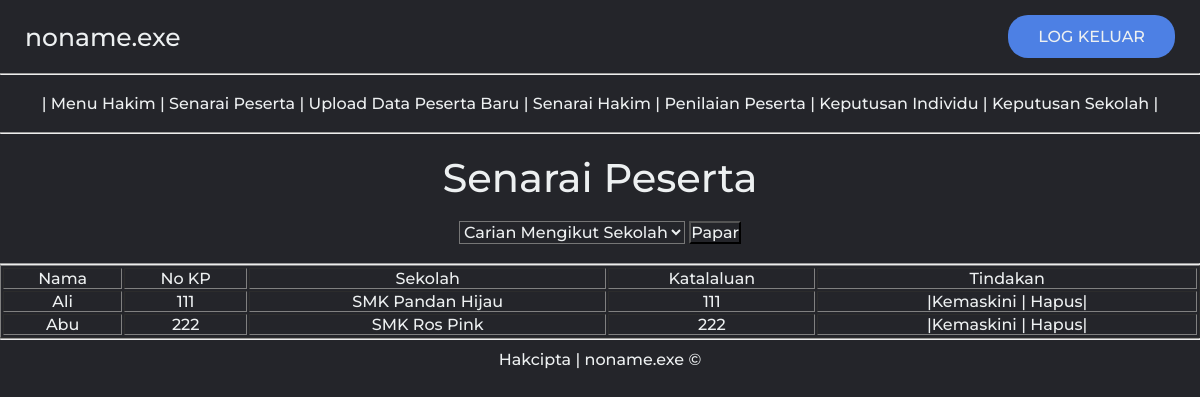
/senarai-peserta.php (signed in), run on the app's committed database.
### tables this page shows
CREATE TABLE `peserta` (
  `nama_peserta` varchar(60) DEFAULT NULL,
  `nokp_peserta` varchar(12) NOT NULL,
  `katalaluan_peserta` varchar(13) DEFAULT NULL,
  `kod_sekolah` varchar(7) DEFAULT NULL,
  `nokp_hakim` varchar(12) DEFAULT NULL,
  `mata` int(3) DEFAULT NULL
);

CREATE TABLE `sekolah` (
  `kod_sekolah` varchar(7) NOT NULL,
  `nama_sekolah` varchar(60) DEFAULT NULL
);

### senarai-peserta.php (the view, shortened to what this page needs)
<?php
include('header2.php');
include('fungsi.php');
?>
<br><h3>Senarai Peserta</h3><br>
<form action='' method='POST'>
	<select name='kod_sekolah'>
		<option selected value disabled>Carian Mengikut Sekolah</option>
	</select>
	<input type ='submit' value = 'Papar'>
</form><br><hr>
<table width='100%' border='1' id='saiz'>
	<tr>
		<td>Nama</td>
		<td>No KP</td>
		<td>Sekolah</td>
		<td>Katalaluan</td>
		<td>Tindakan</td>
	</tr>
<?php
$tambahan="";
$arahan_papar="Select* from peserta, sekolah
where peserta.kod_sekolah = sekolah.kod_sekolah
$tambahan ";
$laksana = mysqli_query($condb,$arahan_papar);
	while($m=mysqli_fetch_array($laksana))
	{
		$data_get=array(
			'nama' => $m['nama_peserta'],
			'nokp' => $m['nokp_peserta'],
			'katalaluan' => $m['katalaluan_peserta'],
			'kod_sekolah' => $m['kod_sekolah'],
			'nama_sekolah' => $m['nama_sekolah'],
		);
		echo"<tr>
		<td>".$m['nama_peserta']."</td>
		<td>".$m['nokp_peserta']."</td>
		<td>".$m['nama_sekolah']."</td>
		<td>".$m['katalaluan_peserta']."</td>
		";
		echo"<td>
		|<a href='peserta-kemaskini-borang.php?".http_build_query($data_get)."'>Kemaskini</a>
		|<a href='peserta-padam-proses.php?nokp=".$m['nokp_peserta']."'
		onClick=\"return confirm('Anda pasti anda ingin memadam data ini.')\">
		Hapus</a>|
			</td>
			</tr>";
	}
?>
</table>
<?php include('footer.php'); ?>

### style.css (style rules this page uses)
* { margin: 0; padding: 0; box-sizing: border-box; background-color: #24252A; font-family: "Montserrat", sans-serif; font-weight: 500; font-size: 16px; color: #edf0f1; text-decoration: none; text-align: center; }
h3 { font-size: 40px; }

### data on the page
peserta: nama_peserta "Ali", nokp_peserta "111", kod_sekolah.nama_sekolah "SMK Pandan Hijau", katalaluan_peserta "111"
peserta: nama_peserta "Abu", nokp_peserta "222", kod_sekolah.nama_sekolah "SMK Ros Pink", katalaluan_peserta "222"
